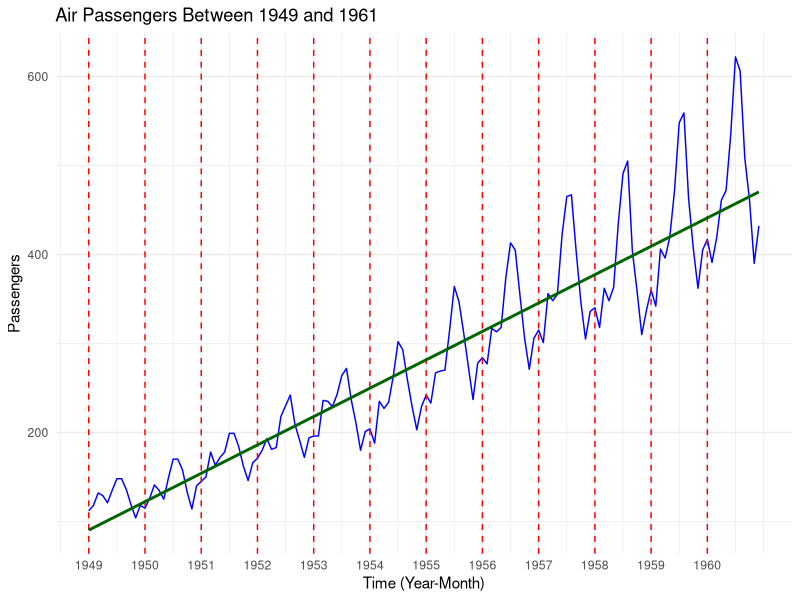
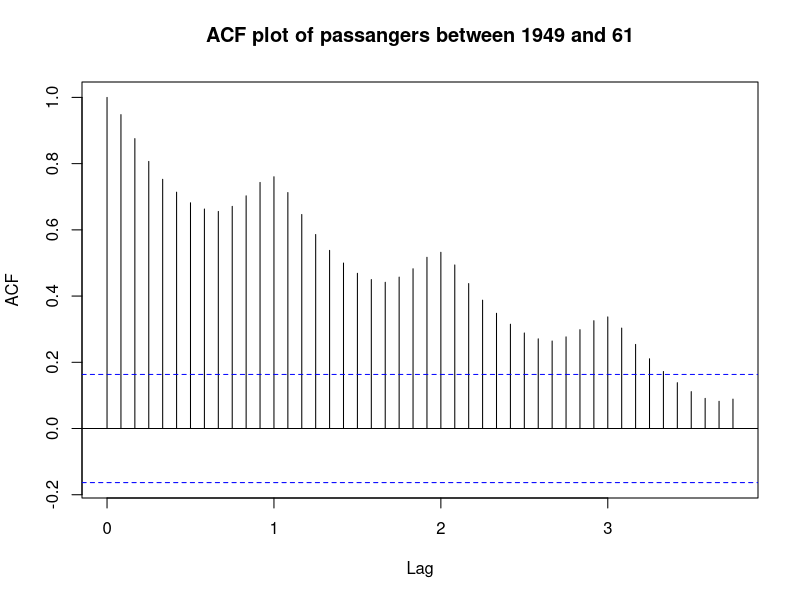
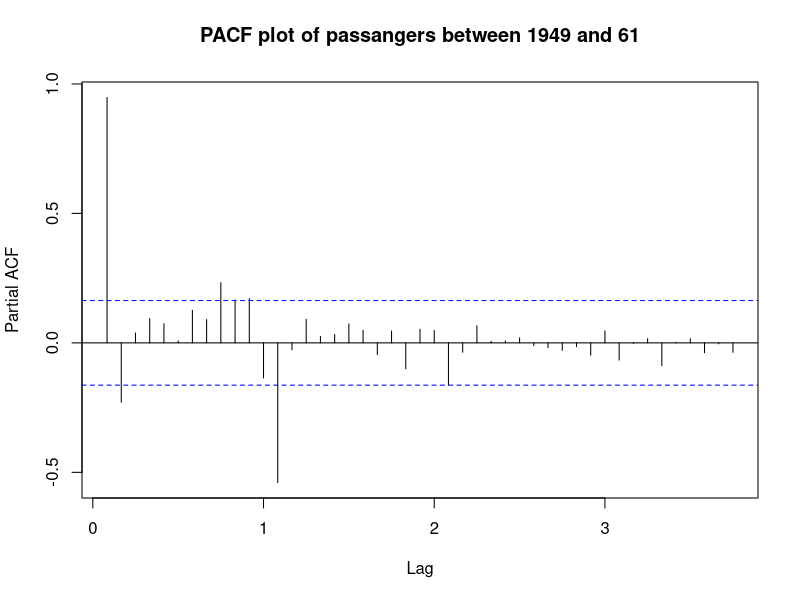
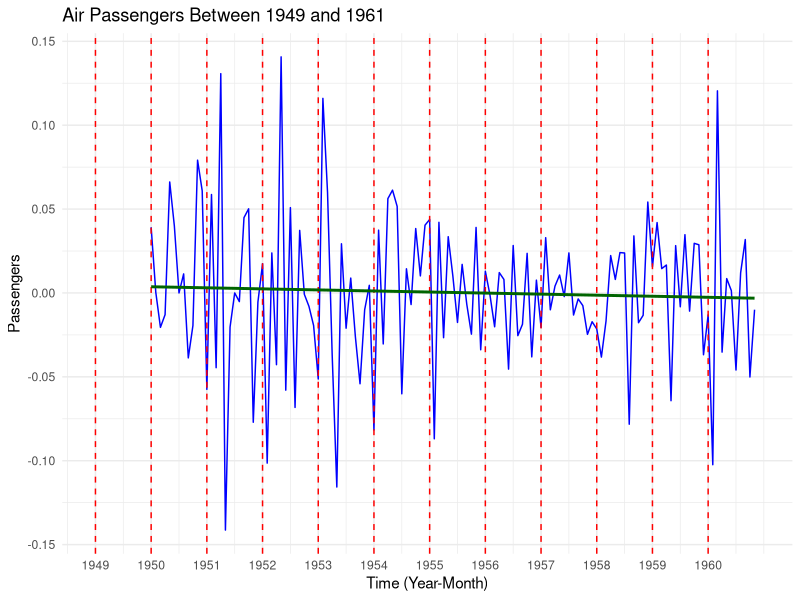
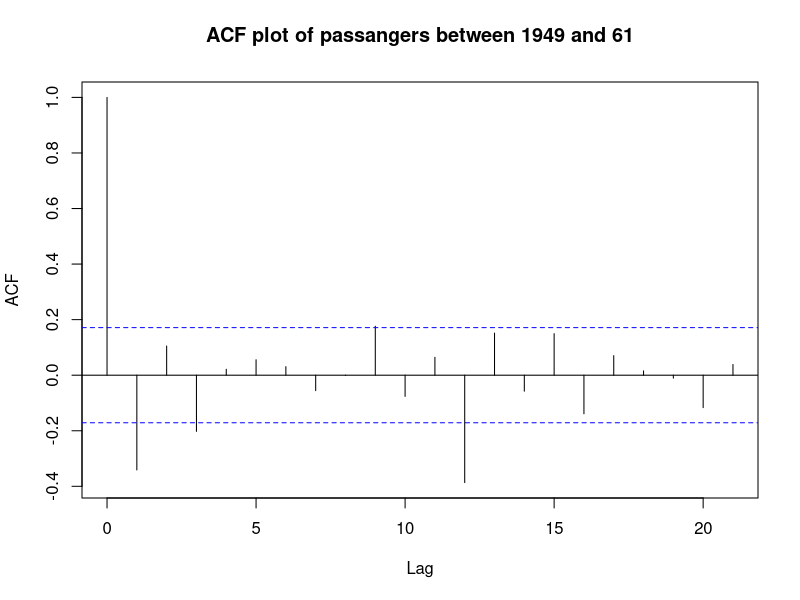
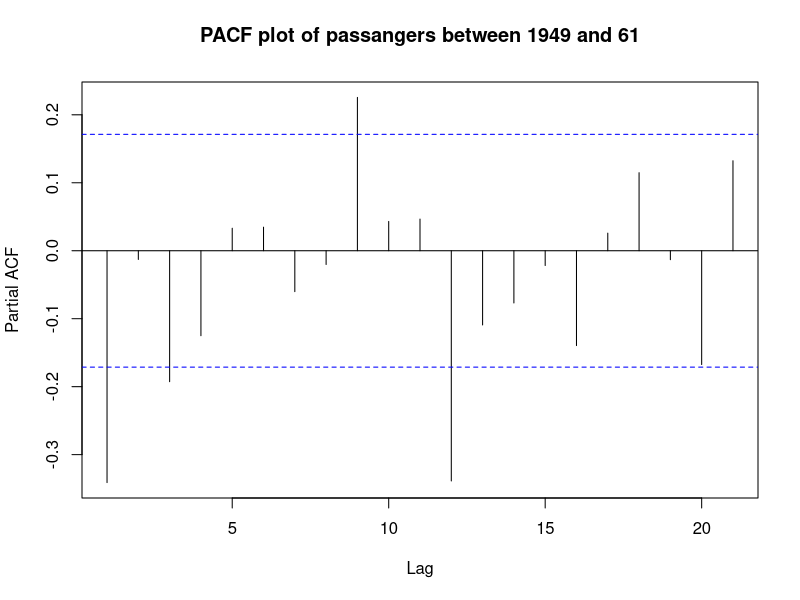
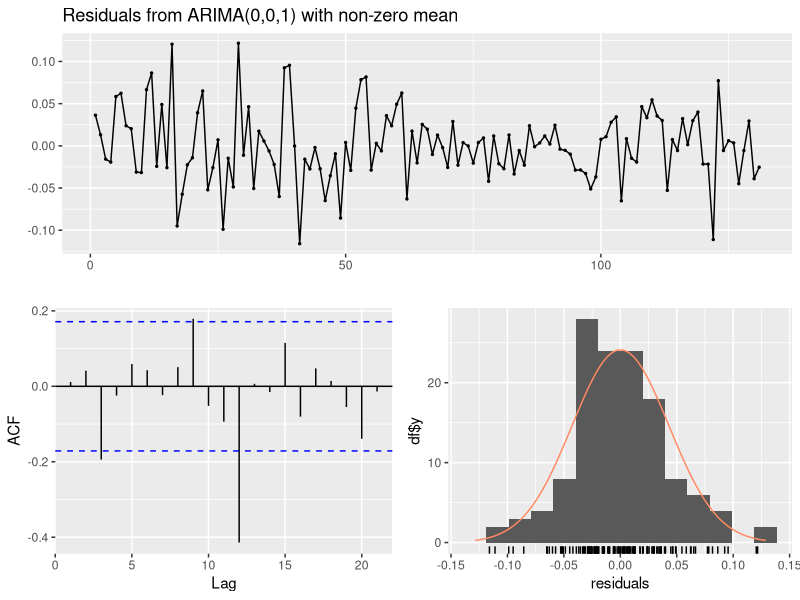
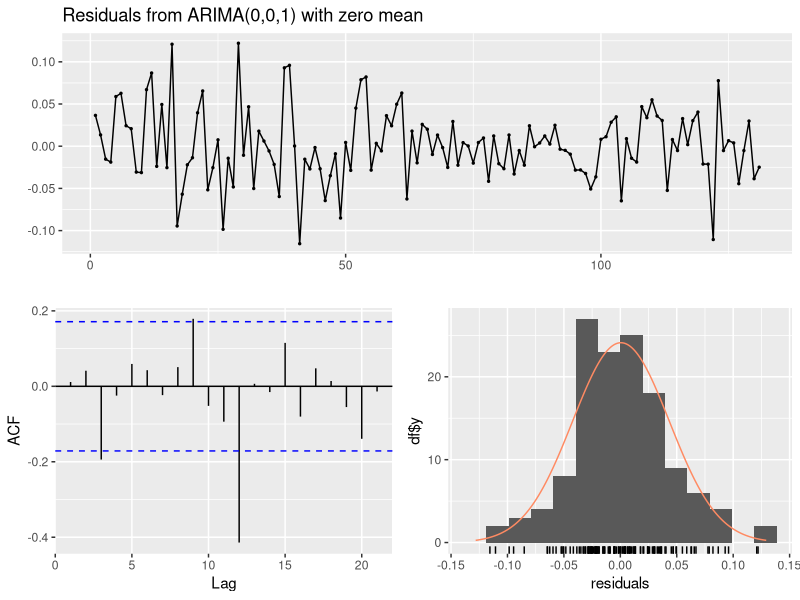

R code for these plots, in order:
## ---- chunk 1
knitr::opts_chunk$set(echo = TRUE)
## ---- chunk 2
library(forecast)
library(tseries)
## ---- chunk 3
data("AirPassengers")
AirPassengers
## ---- chunk 4
data = data.frame(
  Year = as.character(rep(seq(1949, 1960, 1), each  = 12)),
  Month = (rep(c("Jan", "Feb", "Mar", "Apr", "May",
                "Jun", "Jul", "Aug", "Sep", "Oct",
                "Nov", "Dec"), times = 12)),
  Passangers = as.numeric(AirPassengers),
  t = seq(1: length(AirPassengers))
)
head(data)
## ---- chunk 5
library(dplyr)
data <- data %>%
  mutate(
    YearMonth = paste(Year, Month)
  )

year_breaks <- data %>%
  group_by(Year) %>%
  summarize(start_t = min(t))
## ---- chunk 6
january = data %>% filter(Month == "Jan") %>% pull(t)
## ---- chunk 7
library(ggplot2)
ggplot(data, aes(x = t, y = Passangers)) +
  geom_line(color = "blue") +
  labs(
    title = "Air Passengers Between 1949 and 1961",
    y = "Passengers"
  ) +
  geom_vline(xintercept = january, color = "red", linetype = "dashed")+
  geom_smooth(method = lm, se = F, color = "darkgreen")+
  scale_x_continuous(name = "Time (Year-Month)",
                   breaks = year_breaks$start_t,
                   labels = year_breaks$Year)+
  theme_minimal()
## ---- chunk 8
adf.test(data$Passangers, alternative = "stationary")
## ---- chunk 9
acf(AirPassengers, lag.max = 45,main = "ACF plot of passangers between 1949 and 61")
## ---- chunk 10
pacf(AirPassengers, lag.max = 45,main = "PACF plot of passangers between 1949 and 61")
## ---- chunk 11
data$stab_var = log(data$Passangers)
## ---- chunk 12
data$no_annual_sn = c(rep(NA, 12), diff(data$stab_var, lag = 12))
## ---- chunk 13
data$sec_dif = c(diff(data$no_annual_sn, lag = 1), NA)
## ---- chunk 14
ggplot(data, aes(x = t, y = sec_dif)) +
  geom_line(color = "blue") +
  labs(
    title = "Air Passengers Between 1949 and 1961",
    y = "Passengers"
  ) +
  geom_vline(xintercept = january, color = "red", linetype = "dashed")+
  geom_smooth(method = lm, se = F, color = "darkgreen")+
  scale_x_continuous(name = "Time (Year-Month)",
                   breaks = year_breaks$start_t,
                   labels = year_breaks$Year)+
  theme_minimal()
## ---- chunk 15
acf(ts(na.omit(data$sec_dif)),main = "ACF plot of passangers between 1949 and 61")
## ---- chunk 16
pacf(ts(na.omit(data$sec_dif)),main = "PACF plot of passangers between 1949 and 61")
## ---- chunk 17
arma_model = arima(ts(na.omit(data$sec_dif)), order = c(0, 0, 1)) # ARMA seasonal , seasonal = list(order = c(0, 1, 0), period = 12)

checkresiduals(arma_model)
## ---- chunk 18
q7_auto_arma = auto.arima(ts(na.omit(data$sec_dif)), d = 0, max.d = 0, seasonal = FALSE)
summary(q7_auto_arma)
checkresiduals(q7_auto_arma)
## ---- chunk 19
auto.arima(AirPassengers, seasonal = F) # (RDocumentation, 2024)
## ---- chunk 20
q8_arima = Arima(AirPassengers, order = c(4, 1, 2)) #, seasonal = list(order = c(0, 1,0), period = 12)
## ---- chunk 21
summary(q8_arima)
## ---- chunk 22
checkresiduals(q8_arima)
## ---- chunk 23
forecst_Data = forecast(q8_arima, h=12)
## ---- chunk 24
forcst_plot = data.frame(
  time = seq(145, 156),
  PointForecast = as.numeric(forecst_Data$mean),
  Lo80 = as.numeric(forecst_Data$lower[,1]),
  Hi80 = as.numeric(forecst_Data$upper[,1]),
  Lo95 = as.numeric(forecst_Data$lower[,2]),
  Hi95 = as.numeric(forecst_Data$upper[,2])
)

ggplot(forcst_plot, aes(x = time))+
  geom_line(aes(y = PointForecast), color = "blue") +
  geom_ribbon(aes(ymin = Lo95, ymax = Hi95), fill = "orange", alpha = 0.2) +
  geom_ribbon(aes(ymin = Lo80, ymax = Hi80), fill = "green", alpha = 0.4) +
  labs(title = "ARIMA Forecast with Confidence Intervals",
       x = "Time",
       y = "Forecasted Value") +
  theme_minimal()
## ---- chunk 25
set.seed(123)
n = length(AirPassengers)
samp = sample(1:n, round(0.2 * n))

test_indices = rep(FALSE, n)
test_indices[samp] = TRUE
train_indices = !test_indices

test_data = AirPassengers[test_indices]
train_data = AirPassengers[train_indices]

test_len = length(test_data)
## ---- chunk 26
auto.arima(train_data, seasonal = F)

## ---- chunk 27
new_q8_arima = Arima(train_data, order = c(2, 1, 2))
summary(new_q8_arima)
## ---- chunk 28
seasonal_arima = auto.arima(AirPassengers)
## ---- chunk 29
seasonal_arima
